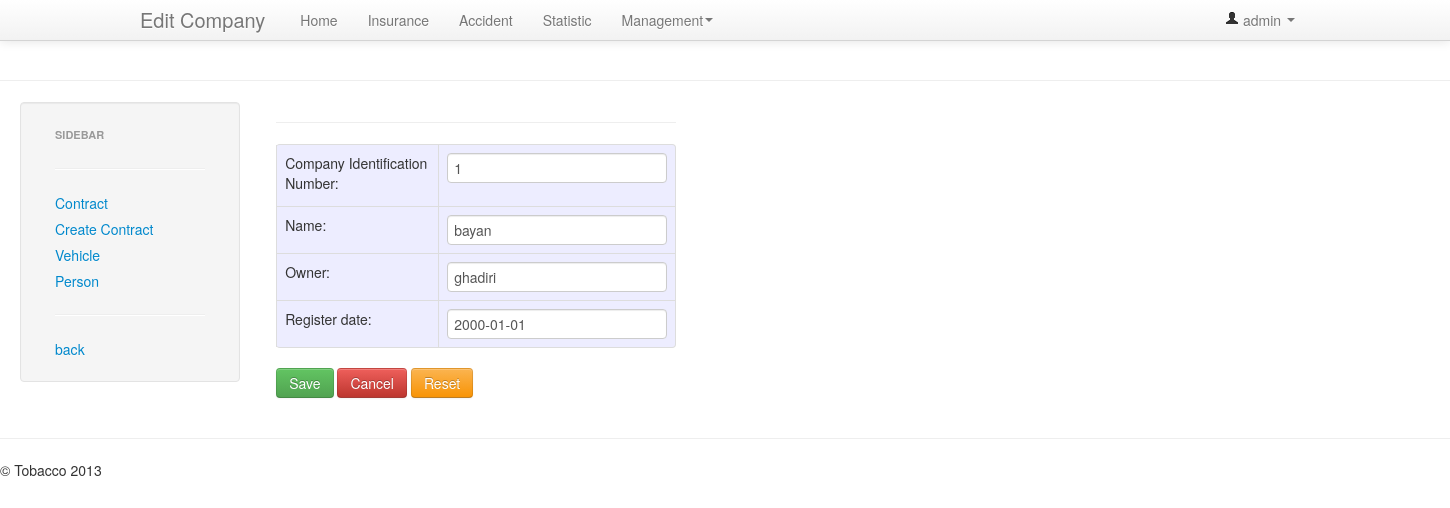
The app's page /insurance/contract/1/company/1/edit (signed in) with its own data.
### Insurance/models.py (models this page shows, shortened)
class Company_info(models.Model):
    company = models.ForeignKey(Company)
    creation_date = models.DateTimeField(unique=True)
    cid = models.IntegerField(max_length=10, verbose_name="Company Identification Number")
    name = models.CharField(max_length=64)
    owner = models.CharField(max_length=64)
    register_date = models.DateField(validators=[not_in_future_date])

### Insurance/views.py (the view)
# urls.py: url(r'^contract/(?P<cid>\d+)/company/(?P<mid>\d+)/edit$', 'Insurance.views.edit_company',
@login_required
@group_required(Secretory)
def edit_company(request, cid, mid):
    success_message = None
    form = None
    company_info = get_object_or_404(Company, pk=mid).get_last_info()
    if request.method.upper() == 'POST':
        company_instance = Company_info(company=company_info.company, creation_date=timezone.now())
        form = Company_info_form_edit(request.POST, instance=company_instance)
        if form.is_valid():
            form.save()
            success_message = "Changes applied."
    else:
        form = Company_info_form_edit(instance=company_info)
    return render(request, 'Insurance/edit_company.html', {
        'user_name': get_user_name(request),
        'security': get_security(request),
        'contract_info': get_contract_info(cid),
        'form': form,
        'success_message': success_message,
    })

### Insurance/forms.py
class Company_info_form_edit(ModelForm):
    class Meta:
        model = Company_info
        exclude = ('id', 'company', 'creation_date')

### Insurance/models.py (called while the page is built)
    def get_history(self):
        return self.company_info_set.order_by('-creation_date')

    def get_last_info(self):
        if len(self.get_history()) > 0:
            return self.get_history()[0]
        else:
            return None

### Pasargad/helper.py (called while the page is built)
def group_required(*group_names):
    def in_groups(u):
        if bool(u.groups.filter(name__in=group_names)) | u.is_superuser:
            return True
        else:
            raise PermissionDenied
    return user_passes_test(in_groups)

def get_security(request):
    user = request.user
    pr = {}
    for group in user.groups.all():
        pr[group.name] = True
    if Admin not in pr:
        pr[Admin] = False
    if Secretory not in pr:
        pr[Secretory] = False
    if Expert not in pr:
        pr[Expert] = False
    return pr

def get_contract_info(cid):
    contract = Contract.objects.get(pk=cid)
    vehicle = contract.vehicle
    vehicle_owner = vehicle.vehicle_owner
    company = vehicle_owner.company
    person = vehicle_owner.person
    context = {
        'contract': contract,
        'vehicle': vehicle,
    }
    if company:
        context['company'] = company
    if person:
        context['person'] = person
    return context

def get_user_name(request):
    return request.user.first_name if request.user.first_name != None and len(
        request.user.first_name) != 0 else request.user.username

### Insurance/templates/Insurance/edit_company.html (shortened to what this page needs)
{% extends "Insurance/insurance_base.html" %}
{% block navbar_title %} Edit Company {% endblock %}
{% block sidebar_back %}
    {% url 'Insurance:view_company' contract_info.contract.id contract_info.company.id %}{% endblock %}
{% block content %}
    {% if form %}
        <div class="container">
            <form class="form-horizontal" style="width: 400px;" method="POST">
                <hr>
                <table style="background: #ededff" class="table table-bordered">
                    <colgroup>
                        <col class="col1">
                        <col class="col2">
                    </colgroup>
                    <tbody>
                    {{ form.as_table }}
                    </tbody>
                </table>
                <button class="btn btn-success" type="submit">Save</button>
                <a class="btn btn-danger"
                   href="{% url 'Insurance:view_company' contract_info.contract.id contract_info.company.id %}">Cancel</a>
                <a class="btn btn-warning"
                   href="{% url 'Insurance:edit_company' contract_info.contract.id contract_info.company.id %}">Reset</a>
            </form>
        </div>
    {% endif %}
{% endblock %}

### templates/base.html (shortened to what this page needs)
{% extends "html_base.html" %}
{% block body %}
    <div class="navbar navbar-fixed-top">
        <div class="navbar-inner">
            <div class="container">
                <a class="brand" href="">{% block navbar_title %} Content Title {% endblock %}</a>
                <div class="nav-collapse collapse">
                    <ul class="nav">
                        <li class="{% block navbar_home %}{% endblock %}"><a href="{% url 'Home:home' %}">Home</a></li>
                        {% if security.Expert or security.Secretory %}
                        <li class="{% block navbar_insurance %}{% endblock %}"><a
                                href="{% url 'Insurance:home' %}">Insurance</a></li>
                        <li class="{% block navbar_accident %}{% endblock %}"><a
                                href="{% url 'Accident:home' %}">Accident</a></li>
                        {% endif %}
                        {% if security.Admin %}
                        <li class="{% block navbar_statistic %}{% endblock %}"><a
                                href="{% url 'Statistic:home' %}">Statistic</a></li>
                        {% endif %}
                        <li class="dropdown {% block navbar_management %}{% endblock %}"><a href="#"
                                                                                         class="dropdown-toggle"
                                                                                         data-toggle="dropdown">Management<b
                                class="caret"></b></a>
                        </li>
                    </ul>
                    <ul class="nav pull-right">
                        <li class="dropdown">
                            <a href="#" class="dropdown-toggle" data-toggle="dropdown">
                                <i class="icon-user"></i>
                                {{ user_name }}
                                <b class="caret"></b></a>
                        </li>
                    </ul>
                </div>
            </div>
        </div>
    </div>
    <hr>
    <div class="container-fluid">
        <div class="row-fluid">
            <div class="span3" style="width: 220px">
                <div class="well sidebar-nav">
                    <ul class="nav nav-list">
                        <li class="nav-header">Sidebar</li>
                        <hr>
                        {% block  sidebar_content %} {% endblock %}
                        <hr>
                        <li><a href="{% block sidebar_back %}{% endblock %}">back</a></li>
                    </ul>
                </div>
            </div>
            <div class="span9">
                {% block content %}{% endblock %}
            </div>
        </div>
    </div>
    <hr>
    <footer class='footer'>
        <p>&copy; Tobacco 2013</p>
    </footer>
{% endblock %}

### templates/base.html (style rules this page uses)
body { padding-top: 60px; padding-bottom: 30px; }

### records on screen
Company_info: cid "1", name "bayan", owner "ghadiri", register_date "2000-01-01"

### other values on screen
{{ user_name }} "admin"
